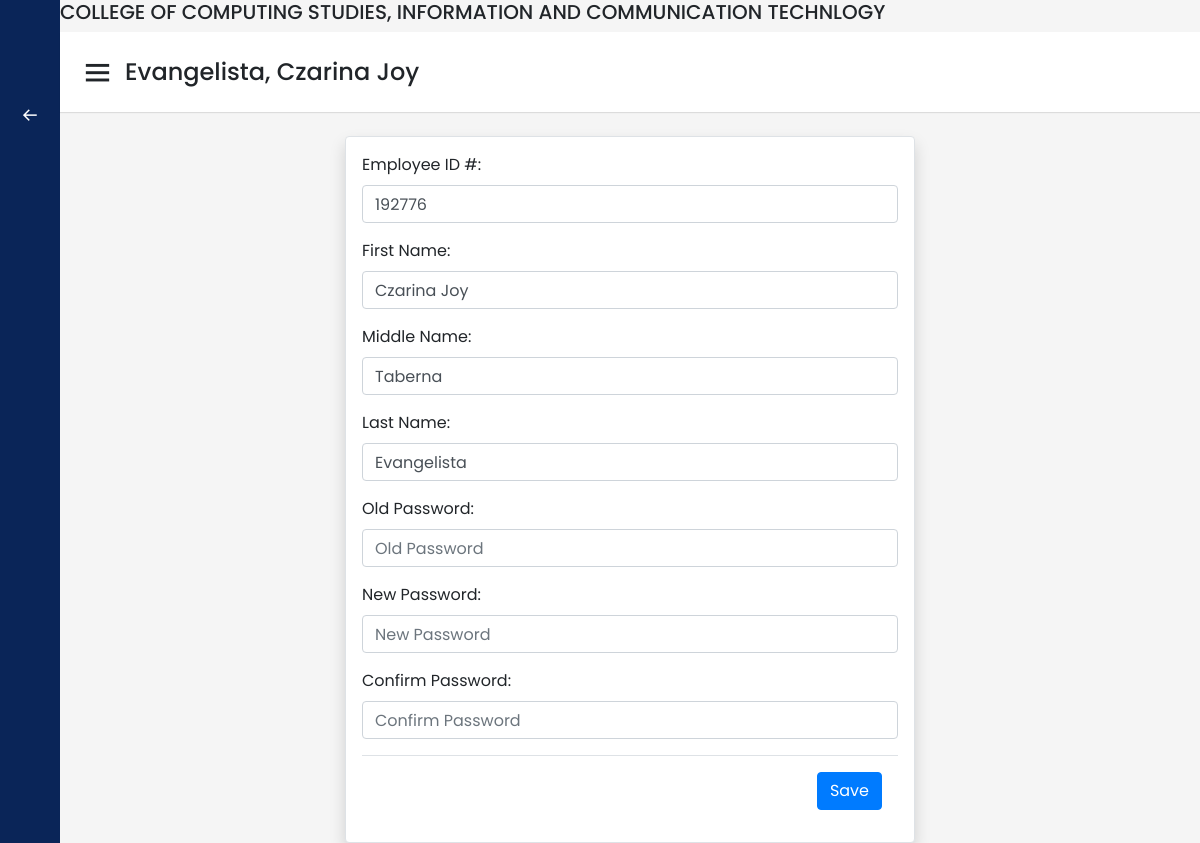
Page /faculty/user.php (signed in) on the committed database.
### tables this page shows
CREATE TABLE `tblinstructor` (
  `id` int(11) NOT NULL AUTO_INCREMENT,
  `employee_number` int(11) NOT NULL,
  `fname` varchar(50) NOT NULL,
  `mname` varchar(50) NOT NULL,
  `lname` varchar(50) NOT NULL,
  `password` varchar(50) NOT NULL,
  `date_created` date NOT NULL DEFAULT current_timestamp(),
  `user_type` varchar(50) NOT NULL,
  `is_deleted` tinyint(1) NOT NULL DEFAULT 0,
  PRIMARY KEY (`id`)
);

### faculty/user.php (the view, shortened to what this page needs)
<?php
@require("../config/config.php");
$query  = $conn->prepare("SELECT * FROM tblinstructor WHERE id = ?");
$query->bind_param('i', $_SESSION['user_id']);
$query->execute();
$result = $query->get_result();
$row = mysqli_fetch_array($result);
            ?>
<!DOCTYPE html>
<html lang="en">
<head>
  <link rel="stylesheet" href="../css/dashboard.css" />
  <link href="https://unpkg.com/boxicons@2.0.7/css/boxicons.min.css" rel="stylesheet" />
<link rel="stylesheet" href="https://cdn.jsdelivr.net/npm/bootstrap@4.3.1/dist/css/bootstrap.min.css">
<link href="https://cdn.datatables.net/1.13.1/css/jquery.dataTables.min.css" rel="stylesheet">
</head>
<body>
  <div class="sidebar">
    <div class="logo-details">
      <span class="logo_name"> &nbsp;&nbsp;&nbsp;&nbsp;&nbsp;</span>
    </div>
    <ul class="nav-links">
      <li>
        <?php if($_SESSION['user_type'] == 'Faculty'):?>
        <a href="faculty_page.php">
        <?php else:?>
            <a href="../user.php">
        <?php endif;?>
        <i class='bx bx-arrow-back'></i>
          <span class="links_name">Back</span>
        </a>
      </li>
    </ul>
  </div>
  <section class="home-section">
    <div class="header">
      <h5>COLLEGE OF COMPUTING STUDIES, INFORMATION AND COMMUNICATION TECHNLOGY</h5>
    </div>
    <nav>
      <div class="sidebar-button">
        <i class="bx bx-menu sidebarBtn"></i>
        <span class="dashboard"></span><?php echo $_SESSION['USER_NAME'] ?>
      </div>
    </nav>
    <div class="home-content">
        <div class="container-fluid">
            <div class="row justify-content-center">
                <div class="col-sm-6 border rounded shadow bg-white p-3">
                    <form action="" method="POST">
                        <div class="form-group">
                            <label>Employee ID #:</label>
                            <input type="number" name="employee_number" required
                                value="<?=$row['employee_number']?>"
                                placeholder="Enter Employee ID Number" class="form-control">
                        </div>
                        <div class = "form-group">
                            <label>First Name:</label>
                            <input type="text" name="fname" required
                                value="<?=$row['fname']?>"
                                placeholder="Enter  First name" class="form-control">
                        </div>
                        <div class = "form-group">
                            <label>Middle Name:</label>
                            <input type="text" name="mname" required
                                value="<?=$row['mname']?>"
                                placeholder="Enter  Middle name" class="form-control">
                        </div>
                        <div class = "form-group">
                            <label>Last Name:</label>
                            <input type="text" name="lname" required
                                value="<?=$row['lname']?>"
                                placeholder="Enter Last name" class="form-control">
                        </div>
                        <div class = "form-group">
                            <label>Old Password:</label>
                            <input type="password" name="old_password" required placeholder="Old Password" class="form-control" required>
                        </div>
                        <div class = "form-group">
                            <label>New Password:</label>
                            <input type="password" name="new_password" required placeholder="New Password" class="form-control" required>
                        </div>
                        <div class = "form-group">
                            <label>Confirm Password:</label>
                            <input type="password" name="confirm_password" required placeholder="Confirm Password" class="form-control" required>
                        </div>
                        <div class="modal-footer">
                            <button type="submit" name="save" class="btn btn-primary button-loading" data-loading-text="Loading...">Save</button>
                        </div>
				    </form>
                </div>
            </div>
        </div>
    </div>
</body>
</html>

### css/dashboard.css (style rules this page uses)
* { margin: 0; padding: 0; box-sizing: border-box; font-family: 'Poppins', sans-serif; }
.sidebar { position: fixed; height: 100%; width: 240px; background: #0A2558; transition: all 0.5s ease; }
.sidebar .logo-details { height: 80px; display: flex; align-items: center; }
.sidebar .logo-details .logo_name { color: #fff; font-size: 24px; font-weight: 500; }
.sidebar .nav-links { margin-top: 10px; }
.sidebar .nav-links li { position: relative; list-style: none; height: 50px; }
.sidebar .nav-links li a { height: 100%; width: 100%; display: flex; align-items: center; text-decoration: none; transition: all 0.4s ease; }
.sidebar .nav-links li i { min-width: 60px; text-align: center; font-size: 18px; color: #fff; }
.sidebar .nav-links li a .links_name { color: #fff; font-size: 15px; font-weight: 400; white-space: nowrap; }
.home-section { position: relative; background: #f5f5f5; min-height: 100vh; width: calc(100% - 240px); left: 240px; transition: all 0.5s ease; }
.home-section nav { display: flex; justify-content: space-between; height: 80px; background: #fff; display: flex; align-items: center; position: fixed; width: calc(100% - 240px); left: 240px; z-index: 100; padding: 0 20px; box-shadow: 0 1px 1px rgba(0, 0, 0, 0.1); transition: all 0.5s ease; }
.home-section nav .sidebar-button { display: flex; align-items: center; font-size: 24px; font-weight: 500; }
nav .sidebar-button i { font-size: 35px; margin-right: 10px; }
.home-section .home-content { position: relative; padding-top: 104px; }
@media (max-width: 1240px) { .sidebar { width: 60px; } }
@media (max-width: 1240px) { .home-section { width: calc(100% - 60px); left: 60px; } }
@media (max-width: 1240px) { .home-section nav { width: calc(100% - 60px); left: 60px; } }

### rows in the picture
tblinstructor: employee_number "192776", fname "Czarina Joy", mname "Taberna", lname "Evangelista"

### other values in the picture
$_SESSION['USER_NAME'] "Evangelista, Czarina Joy"
